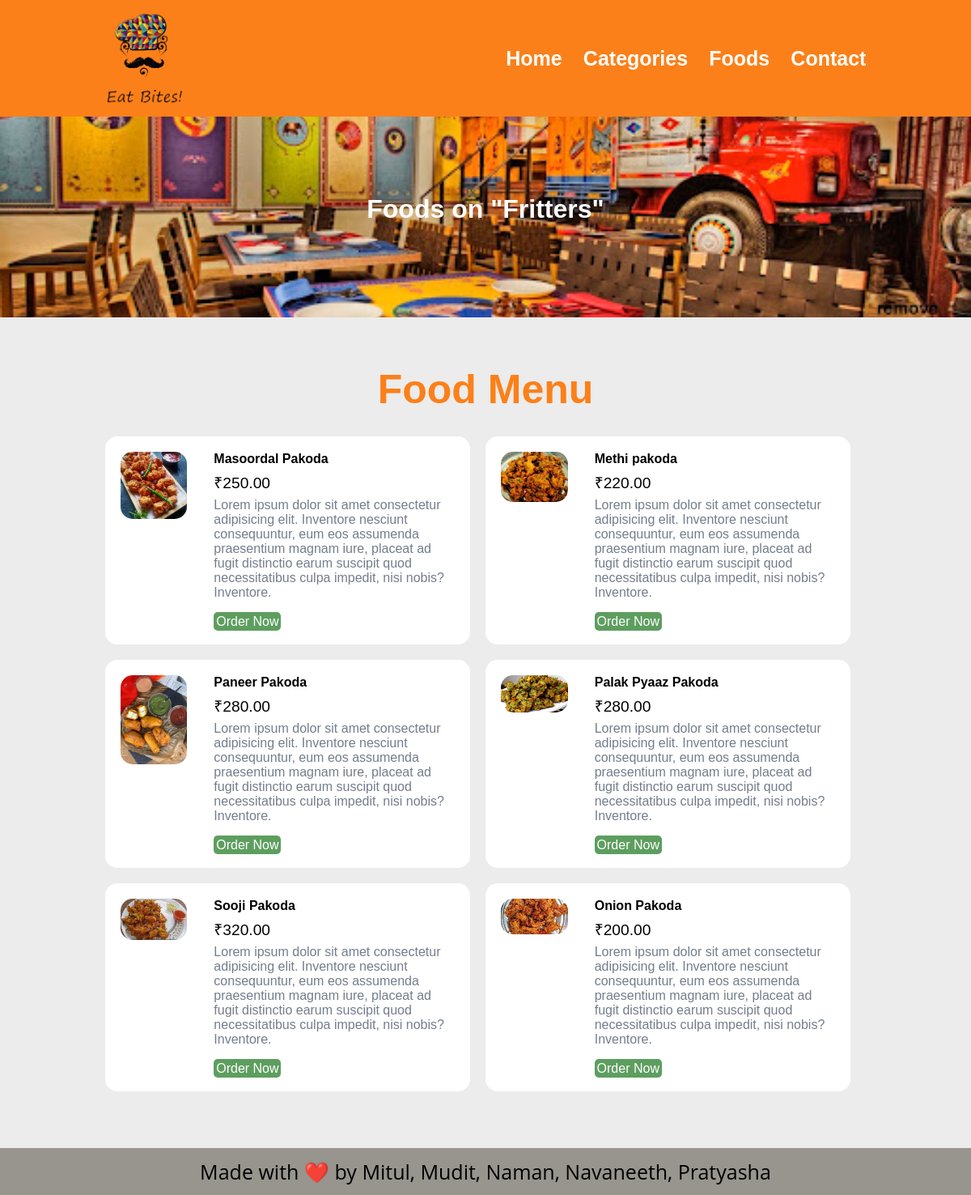
Screenshot of /category-foods.php?category_id=16 with the database file from the repository.
### tables this page shows
CREATE TABLE `tbl_category` (
  `id` int(10) UNSIGNED NOT NULL,
  `title` varchar(100) NOT NULL,
  `image_name` varchar(255) NOT NULL,
  `featured` varchar(10) NOT NULL,
  `active` varchar(10) NOT NULL
);

CREATE TABLE `tbl_food` (
  `id` int(10) UNSIGNED NOT NULL,
  `title` varchar(100) NOT NULL,
  `description` text NOT NULL,
  `price` decimal(10,2) NOT NULL,
  `image_name` varchar(255) NOT NULL,
  `category_id` int(10) UNSIGNED NOT NULL,
  `featured` varchar(10) NOT NULL,
  `active` varchar(10) NOT NULL
);

### category-foods.php (the view, shortened to what this page needs)
<?php include('partials-front/menu.php'); ?>
<?php
    if(isset($_GET['category_id']))
    {
        $category_id = $_GET['category_id'];
        $sql = "SELECT title FROM tbl_category WHERE id=$category_id";
        $res = mysqli_query($conn, $sql);
        $row = mysqli_fetch_assoc($res);
        $category_title = $row['title'];
    }
    else
    {
        header('location:'.SITEURL);
    }
?>
<section class="food-search text-center">
    <div class="container">
        <h2><a href="#" class="text-white">Foods on "<?php echo $category_title; ?>"</a></h2>
    </div>
</section>
<section class="food-menu">
    <div class="container">
        <h2 class="text-center">Food Menu</h2>
        <?php
            $sql2 = "SELECT * FROM tbl_food WHERE category_id=$category_id";
            $res2 = mysqli_query($conn, $sql2);
            $count2 = mysqli_num_rows($res2);
            if($count2>0)
            {
                while($row2=mysqli_fetch_assoc($res2))
                {
                    $id = $row2['id'];
                    $title = $row2['title'];
                    $price = $row2['price'];
                    $description = $row2['description'];
                    $image_name = $row2['image_name'];
                    ?>
                    <div class="food-menu-box">
                        <div class="food-menu-img">
                            <?php
                                if($image_name=="")
                                {
                                    echo "<div class='error'>Image not Available.</div>";
                                }
                                else
                                {
                                    ?>
                                    <img src="<?php echo SITEURL; ?>images/food/<?php echo $image_name; ?>" alt="Chicke Hawain Pizza" class="img-responsive img-curve">
                                    <?php
                                }
                            ?>
                        </div>
                        <div class="food-menu-desc">
                            <h4><?php echo $title; ?></h4>
                            <p class="food-price">₹<?php echo $price; ?></p>
                            <p class="food-detail">
                                <?php echo $description; ?>
                            </p>
                            <br>
                            <a href="<?php echo SITEURL; ?>order.php?food_id=<?php echo $id; ?>" class="btn btn-primary">Order Now</a>
                        </div>
                    </div>
                    <?php
                }
            }
            else
            {
                echo "<div class='error'>Food not Available.</div>";
            }
        ?>
    </div>
</section>
<?php include('partials-front/footer.php'); ?>

### css/style.css (style rules this page uses)
* { margin: 0 0; padding: 0 0; font-family: Arial, Helvetica, sans-serif; }
.container { width: 80%; margin: 0 auto; padding: 1%; }
.img-responsive { width: 100%; }
.img-curve { border-radius: 15px; }
.text-center { text-align: center; font-size: 50px; @import url('https://fonts.googleapis.com/css2?family=Be+Vietnam+Pro:ital,wght@1,300&family=Cambo&family=Dancing+Script:wght@400;500&family=Merienda&family=Parisienne&family=Sacramento&family=Yellowtail&display=swap'); }
.text-white { color: white; }
a { color: white; text-decoration: none; }
.btn { padding: 1%; border: none; font-size: 1rem; border-radius: 5px; }
.btn-primary { background-color: #5d9e5f; color: white; cursor: pointer; }
h2 { color: rgb(252,128,25); font-size: 2rem; margin-bottom: 2%; }
.food-search { background-image: url(../images/ggg.jpg); background-size: cover; background-repeat: no-repeat; background-position: center; padding: 7% 0; }
.food-menu { background-color: #ececec; padding: 4% 0; }
.food-menu-box { width: 43%; margin: 1%; padding: 2%; float: left; background-color: white; border-radius: 15px; }
.food-menu-img { width: 20%; float: left; }
.food-menu-desc { width: 70%; float: left; margin-left: 8%; }
.food-price { font-size: 1.2rem; margin: 2% 0; }
.food-detail { font-size: 1rem; color: #747d8c; }

### rows the page displays
tbl_category: title "Fritters"
tbl_food: image_name (picture), title "Masoordal Pakoda", price "250.00", description "Lorem ipsum dolor sit amet consectetur adipisicing elit. Inventore nesciunt consequuntur, eum eos assumenda praesentium magnam iure, placeat ad fugit distinctio earum suscipit quod necessitatibus culpa impedit, nisi nobis? Inventore."
tbl_food: image_name (picture), title "Methi pakoda", price "220.00", description "Lorem ipsum dolor sit amet consectetur adipisicing elit. Inventore nesciunt consequuntur, eum eos assumenda praesentium magnam iure, placeat ad fugit distinctio earum suscipit quod necessitatibus culpa impedit, nisi nobis? Inventore."
tbl_food: image_name (picture), title "Paneer Pakoda", price "280.00", description "Lorem ipsum dolor sit amet consectetur adipisicing elit. Inventore nesciunt consequuntur, eum eos assumenda praesentium magnam iure, placeat ad fugit distinctio earum suscipit quod necessitatibus culpa impedit, nisi nobis? Inventore."
tbl_food: image_name (picture), title "Palak Pyaaz Pakoda", price "280.00", description "Lorem ipsum dolor sit amet consectetur adipisicing elit. Inventore nesciunt consequuntur, eum eos assumenda praesentium magnam iure, placeat ad fugit distinctio earum suscipit quod necessitatibus culpa impedit, nisi nobis? Inventore."
tbl_food: image_name (picture), title "Sooji Pakoda", price "320.00", description "Lorem ipsum dolor sit amet consectetur adipisicing elit. Inventore nesciunt consequuntur, eum eos assumenda praesentium magnam iure, placeat ad fugit distinctio earum suscipit quod necessitatibus culpa impedit, nisi nobis? Inventore."
tbl_food: image_name (picture), title "Onion Pakoda", price "200.00", description "Lorem ipsum dolor sit amet consectetur adipisicing elit. Inventore nesciunt consequuntur, eum eos assumenda praesentium magnam iure, placeat ad fugit distinctio earum suscipit quod necessitatibus culpa impedit, nisi nobis? Inventore."
